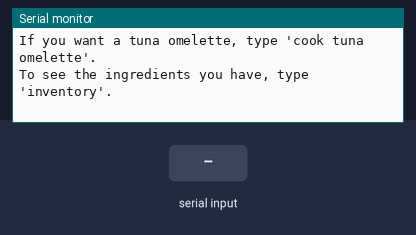
Simulated run of this sketch. Board: Arduino Uno, built with avr-gcc and run on an emulated ATmega328P. Parts: the last lines printed to the serial monitor. The inputs (shaded band) are chosen by the test bench.

Above: at 4.2 s.
4.3 s: "cook tuna omelette" received over Serial
At 5.7 s:
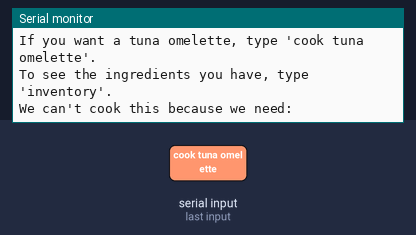
9.8 s: "inventory" received over Serial
At 12.7 s:
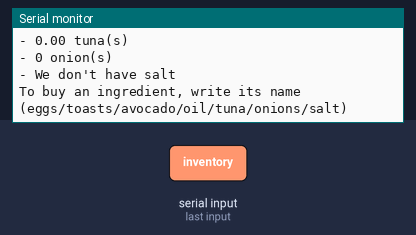
12.8 s: "toasts" received over Serial
At 15.0 s:
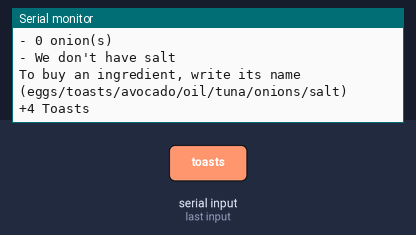
15.3 s: "avocado" received over Serial
At 17.0 s:
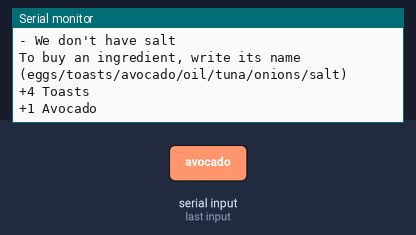
17.8 s: "oil" received over Serial
At 20.0 s:
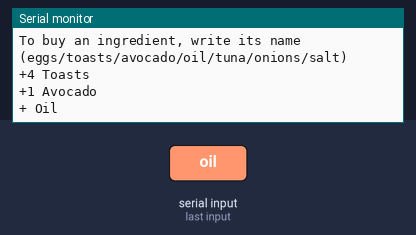
20.3 s: "inventory" received over Serial
At 22.1 s:
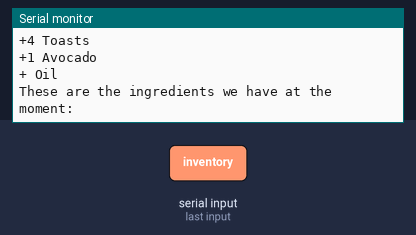

Measured:
- after the input at 4.3 s, the serial monitor: prints a new line after 1.0 s (image 1)
- after the input at 9.8 s, the serial monitor: prints a new line after 1.5 s (image 2)
- after the input at 12.8 s, the serial monitor: prints a new line after 1.0 s (image 3)
- after the input at 15.3 s, the serial monitor: prints a new line after 1.0 s (image 4)
- after the input at 17.8 s, the serial monitor: prints a new line after 1.0 s (image 5)
- after the input at 20.3 s, the serial monitor: prints a new line after 1.0 s (image 6)

The sketch:

CookingSystem_4.ino
```cpp
int eggs = 0;
int toasts = 0;
bool oil = false;
double avocado = 0;
int dough = 0;
double tuna = 0;
int onions = 0;
bool salt = false;

void setup()
{
  Serial.begin(9600);
  Serial.println("What would you want to cook, toasts with fried eggs and avocado or tuna omelette?");
  delay(1000);
  Serial.println("If you want toasts with fried eggs and avocado, type 'cook toasts with fried eggs and avocado'.");
  delay(1000);
  Serial.println("If you want a tuna omelette, type 'cook tuna omelette'.");
  delay(1000);
  Serial.println("\nTo see the ingredients you have, type 'inventory'.");
}

void loop()
{
  String input = Serial.readString();
  if (input != "")
  {
    input.trim();
    decide(input);
  }
}

void cookToasts()
{
  if (eggs >= 2 &&
      toasts >= 2 &&
      avocado >= 0.5 && oil)
  {
    Serial.println("\n\nWe are cooking toasts");
    delay(1000);
    Serial.println("cooking...");
    delay(1000);
    Serial.println("cooking...");
    delay(1000);
    Serial.println("cooking...");
    delay(1000);
    Serial.println("Here you have toasts with fried eggs and avocado!");
    Serial.println("\n\n");
    eggs = eggs - 2;
    toasts = toasts - 2;
    avocado = avocado - 0.5;
  }
  else
  {
    Serial.println("\n\n");
    Serial.println("We can't cook this because we need:");
    delay(1000);

    if (eggs < 2)
    {
      Serial.println("- Eggs");
      delay(1000);
    }
    if (toasts < 2)
    {
      Serial.println("- Toasts");
      delay(1000);
    }
    if (avocado < 0.5)
    {
      Serial.println("- Avocado");
      delay(1000);
    }
    if (!oil)
    {
      Serial.println("- Oil");
      delay(1000);
    }
    Serial.println("To buy an ingredient, write its name (eggs/toasts/avocado/oil)");
    Serial.println("\n\n");
  }
}

void cookTunaOmelette()
{
  if (eggs >= 3 &&
      tuna >= 0.5 &&
      onions >= 1 && salt)
  {
    Serial.println("\n\nWe are cooking tuna omelette");
    delay(1000);
    Serial.println("cooking...");
    delay(1000);
    Serial.println("cooking...");
    delay(1000);
    Serial.println("cooking...");
    delay(1000);
    Serial.println("Here you have your tuna omelette!");
    Serial.println("\n\n");
    eggs = eggs - 3;
    tuna = tuna - 0.5;
    onions = onions - 1;
    salt = false;
  }
  else
  {
    Serial.println("\n\n");
    Serial.println("We can't cook this because we need:");
    delay(1000);

    if (eggs < 3)
    {
      Serial.println("- Eggs");
      delay(1000);
    }
    if (tuna < 0.5)
    {
      Serial.println("- Tuna");
      delay(1000);
    }
    if (onions < 1)
    {
      Serial.println("- Onions");
      delay(1000);
    }
    if (!salt)
    {
      Serial.println("- Salt");
      delay(1000);
    }
    Serial.println("To buy an ingredient, write its name (eggs/tuna/onions/salt)");
    Serial.println("\n\n");
  }
}

void decide(String input)
{
  if (input == "cook toasts with fried eggs and avocado")
  {
    cookToasts();
  }

  if (input == "cook tuna omelette")
  {
    cookTunaOmelette();
  }

  if (input == "inventory")
  {
    inventory();
  }

  if (input == "toasts")
  {
    toasts = toasts + 4;
    Serial.println("+4 Toasts");
  }

  if (input == "avocado")
  {
    avocado++;
    Serial.println("+1 Avocado");
  }

  if (input == "eggs")
  {
    eggs = eggs + 2;
    Serial.println("+2 Eggs");
  }

  if (input == "oil")
  {
    oil = true;
    Serial.println("+ Oil");
  }

  if (input == "tuna")
  {
    tuna = tuna + 0.5;
    Serial.println("+0.5 Tuna");
  }

  if (input == "onions")
  {
    onions++;
    Serial.println("+1 Onions");
  }

  if (input == "salt")
  {
    salt = true;
    Serial.println("+ Salt");
  }
}

void inventory()
{
  Serial.println("\nThese are the ingredients we have at the moment:");
  delay(1000);
  Serial.print("- ");
  Serial.print(eggs);
  Serial.println(" egg(s)");
  Serial.print("- ");
  Serial.print(toasts);
  Serial.println(" toast(s)");
  Serial.print("- ");
  Serial.print(avocado);
  Serial.println(" avocado(s)");
  Serial.print("- ");
  Serial.print(oil ? "oil" : "We don't have oil");
  Serial.println();
  Serial.print("- ");
  Serial.print(tuna);
  Serial.println(" tuna(s)");
  Serial.print("- ");
  Serial.print(onions);
  Serial.println(" onion(s)");
  Serial.print("- ");
  Serial.print(salt ? "salt" : "We don't have salt");
  Serial.println("\nTo buy an ingredient, write its name (eggs/toasts/avocado/oil/tuna/onions/salt)");
}
```
